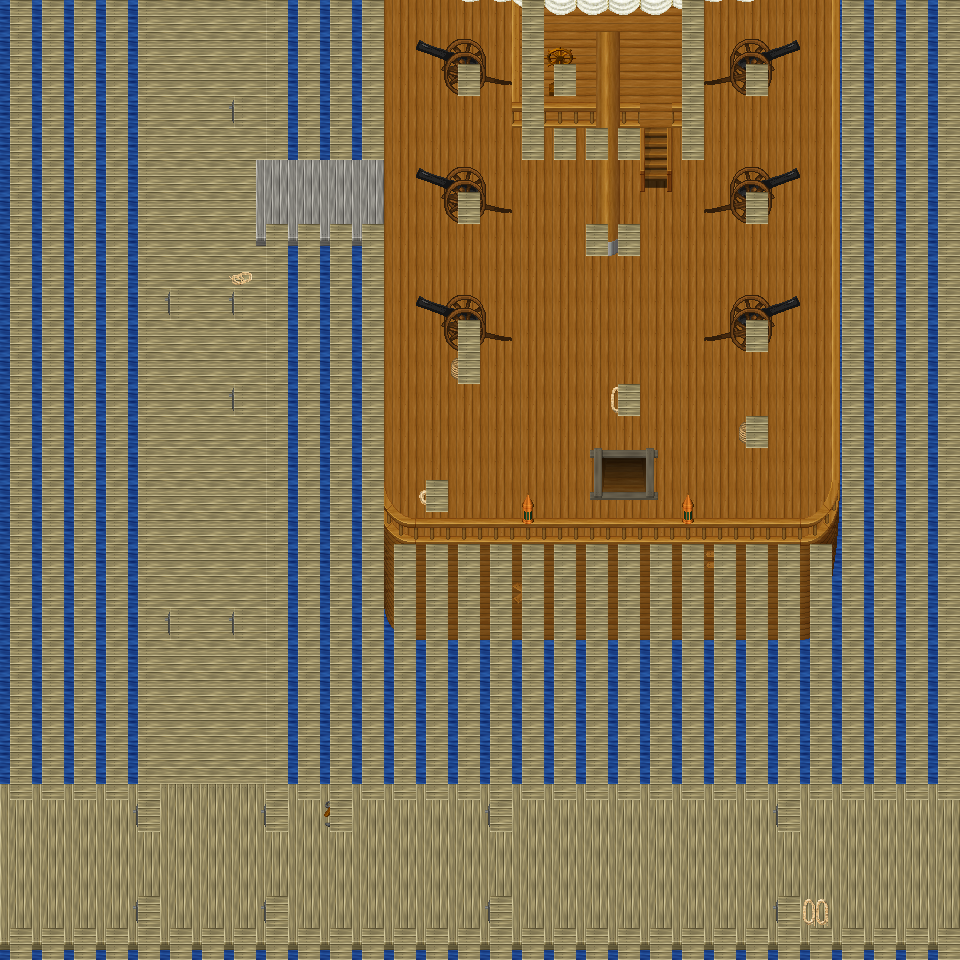

A level layout from a 2D game, rendered from its tile map. Below: a short description, then the map file with tile-grid data replaced by summaries:
An orthogonal 30x30 tile map with 32x32 px tiles, 6 tile layers (Ground, Object, Object2, Above, ...), 10 tilesets and 5 objects (5x mapExit).

<map version="1.0" orientation="orthogonal" renderorder="right-down" width="30" height="30" tilewidth="32" tileheight="32" nextobjectid="6">
  <tileset firstgid="1" name="tileset_object_boardwalk" tilewidth="32" tileheight="32" tilecount="36" columns="6">
    <image source="../drawable/tileset_object_boardwalk.png" width="192" height="192" />
  </tileset>
  <tileset firstgid="37" name="tileset_item_weapon_cannon" tilewidth="32" tileheight="32" tilecount="12" columns="3">
    <image source="../drawable/tileset_item_weapon_cannon.png" width="96" height="128" />
  </tileset>
  <tileset firstgid="49" name="tileset_logic_collision" tilewidth="32" tileheight="32" tilecount="1" columns="1">
    <image source="../drawable/tileset_logic_collision.png" width="32" height="32" />
  </tileset>
  <tileset firstgid="50" name="tileset_item_banners_flag" tilewidth="32" tileheight="32" tilecount="12" columns="3">
    <image source="../drawable/tileset_item_banners_flag.png" width="96" height="128" />
  </tileset>
  <tileset firstgid="62" name="tileset_item_flagpole" tilewidth="32" tileheight="32" tilecount="3" columns="1">
    <image source="../drawable/tileset_item_flagpole.png" width="32" height="96" />
  </tileset>
  <tileset firstgid="65" name="tileset_ground_ground" tilewidth="32" tileheight="32" tilecount="33" columns="3">
    <image source="../drawable/tileset_ground_ground.png" width="96" height="352" />
  </tileset>
  <tileset firstgid="98" name="tileset_item_ropes" tilewidth="32" tileheight="32" tilecount="4" columns="2">
    <image source="../drawable/tileset_item_ropes.png" width="64" height="64" />
  </tileset>
  <tileset firstgid="102" name="tileset_object_row_boat" tilewidth="32" tileheight="32" tilecount="30" columns="6">
    <image source="../drawable/tileset_object_row_boat.png" width="192" height="160" />
  </tileset>
  <tileset firstgid="132" name="tileset_object_ship" tilewidth="32" tileheight="32" tilecount="368" columns="16">
    <image source="../drawable/tileset_object_ship.png" width="512" height="736" />
  </tileset>
  <tileset firstgid="500" name="tileset_building_stairs_wooden_ns" tilewidth="32" tileheight="32" tilecount="105" columns="7">
    <image source="../drawable/tileset_building_stairs_wooden_ns.png" width="224" height="480" />
  </tileset>
  <layer name="Ground" width="30" height="30">
    <data>[900 cells, 900 non-empty, 2 distinct tile ids]</data>
  </layer>
  <layer name="Object" width="30" height="30">
    <data>[900 cells, 430 non-empty, 49 distinct tile ids]</data>
  </layer>
  <layer name="Object2" width="30" height="30">
    <data>[900 cells, 46 non-empty, 15 distinct tile ids]</data>
  </layer>
  <layer name="Above" width="30" height="30">
    <data>[900 cells, 54 non-empty, 18 distinct tile ids]</data>
  </layer>
  <layer name="Above2" width="30" height="30">
    <data>[900 cells, 18 non-empty, 10 distinct tile ids]</data>
  </layer>
  <layer name="Walkable" width="30" height="30">
    <data>[900 cells, 500 non-empty, 1 distinct tile ids]</data>
  </layer>
  <objectgroup name="MapEvents">
    <object id="1" name="north" type="mapExit" x="160" y="0" width="96" height="32">
      <properties>
        <property name="map" value="level_0_x256_y44" />
        <property name="x" value="5" />
        <property name="y" value="28" />
      </properties>
    </object>
    <object id="2" name="north2" type="mapExit" x="384" y="0" width="128" height="32">
      <properties>
        <property name="map" value="level_0_x256_y44" />
        <property name="x" value="12" />
        <property name="y" value="28" />
      </properties>
    </object>
    <object id="3" name="north3" type="mapExit" x="544" y="0" width="128" height="32">
      <properties>
        <property name="map" value="level_0_x256_y44" />
        <property name="x" value="17" />
        <property name="y" value="28" />
      </properties>
    </object>
    <object id="4" name="north4" type="mapExit" x="704" y="0" width="128" height="32">
      <properties>
        <property name="map" value="level_0_x256_y44" />
        <property name="x" value="22" />
        <property name="y" value="28" />
      </properties>
    </object>
    <object id="5" name="east" type="mapExit" x="928" y="800" width="32" height="128">
      <properties>
        <property name="map" value="level_0_x257_y45" />
        <property name="x" value="1" />
        <property name="y" value="25" />
      </properties>
    </object>
  </objectgroup>
</map>
